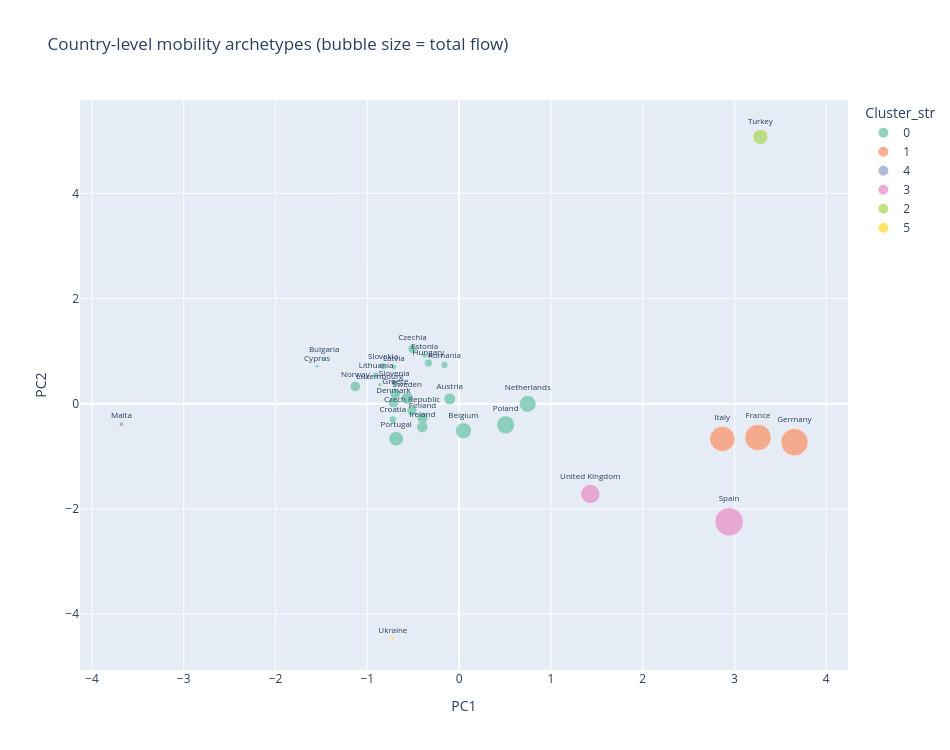

The cell this chart's notebook holds for it:
### Code cell
import plotly.express as px

country_df["Cluster_str"] = country_df["Cluster"].astype(str)

fig = px.scatter(
    country_df.reset_index().rename(columns={"index": "Country"}),
    x="PC1", y="PC2",
    color="Cluster_str",
    size="total_flow",
    text="Country",              # etichetta sempre visibile ma piccola
    hover_name="Country",
    hover_data={c: True for c in country_features},
    color_discrete_sequence=px.colors.qualitative.Set2,
    title="Country-level mobility archetypes (bubble size = total flow)",
)
fig.update_traces(textposition="top center", textfont_size=8, marker=dict(line=dict(width=0.5, color="white")))
fig.update_layout(width=950, height=750)
fig.show()

### Figure 1 — Plotly figure (JSON) as saved in the notebook; plotly's stock layout.template omitted (floating-point values rounded to 4 significant figures; data arrays with more than 128 entries replaced by an {"elided": "..."} marker saying what was removed)
{"data": [{"customdata": {"elided": "24x7 float values"}, "hovertemplate": "<b>%{hovertext}</b><br><br>Cluster_str=0<br>PC1=%{x}<br>PC2=%{y}<br>total_flow=%{marker.size}<br>Country=%{text}<br>n_sent=%{customdata[0]}<br>n_received=%{customdata[1]}<br>avg_hicp_sent=%{customdata[2]}<br>avg_hicp_received=%{customdata[3]}<br>avg_duration_sent=%{customdata[4]}<br>fewer_opp_rate_sent=%{customdata[5]}<br>net_balance=%{customdata[6]}<extra></extra>", "hovertext": ["Austria", "Belgium", "Bulgaria", "Croatia", "Cyprus", "Czech Republic", "Czechia", "Denmark", "Estonia", "Finland", "Greece", "Hungary", "Ireland", "Latvia", "Lithuania", "Luxembourg", "Netherlands", "Norway", "Poland", "Portugal", "Romania", "Slovakia", "Slovenia", "Sweden"], "legendgroup": "0", "marker": {"color": "rgb(102,194,165)", "line": {"color": "white", "width": 0.5}, "size": [45.0, 83.0, 8.0, 18.0, 4.0, 33.0, 26.0, 36.0, 10.0, 41.0, 37.0, 20.0, 42.0, 9.0, 14.0, 5.0, 92.0, 35.0, 107.0, 70.0, 16.0, 16.0, 13.0, 50.0], "sizemode": "area", "sizeref": 0.66, "symbol": "circle"}, "mode": "markers+text", "name": "0", "orientation": "v", "showlegend": true, "text": ["Austria", "Belgium", "Bulgaria", "Croatia", "Cyprus", "Czech Republic", "Czechia", "Denmark", "Estonia", "Finland", "Greece", "Hungary", "Ireland", "Latvia", "Lithuania", "Luxembourg", "Netherlands", "Norway", "Poland", "Portugal", "Romania", "Slovakia", "Slovenia", "Sweden"], "textfont": {"size": 8}, "textposition": "top center", "type": "scatter", "x": [-0.1026, 0.04746, -1.469, -0.7222, -1.547, -0.5137, -0.5077, -0.7147, -0.3751, -0.3984, -0.6933, -0.3338, -0.4009, -0.7108, -0.9042, -0.8633, 0.7471, -1.13, 0.5069, -0.6858, -0.159, -0.8276, -0.7057, -0.5642], "xaxis": "x", "y": [0.09157, -0.5121, 0.8589, -0.2988, 0.7136, -0.135, 1.043, 0.02195, 0.9179, -0.2716, 0.1921, 0.7747, -0.4428, 0.7024, 0.5393, 0.3643, -0.002323, 0.3309, -0.3995, -0.6643, 0.738, 0.7114, 0.3947, 0.1086], "yaxis": "y"}, {"customdata": [[133.0, 93.0, 107.5, 107.8, 4.817, 0.07087, -40.0], [147.0, 96.0, 109.4, 108.2, 4.505, 0.1504, -51.0], [120.0, 89.0, 107.9, 109.0, 4.869, 0.08182, -31.0]], "hovertemplate": "<b>%{hovertext}</b><br><br>Cluster_str=1<br>PC1=%{x}<br>PC2=%{y}<br>total_flow=%{marker.size}<br>Country=%{text}<br>n_sent=%{customdata[0]}<br>n_received=%{customdata[1]}<br>avg_hicp_sent=%{customdata[2]}<br>avg_hicp_received=%{customdata[3]}<br>avg_duration_sent=%{customdata[4]}<br>fewer_opp_rate_sent=%{customdata[5]}<br>net_balance=%{customdata[6]}<extra></extra>", "hovertext": ["France", "Germany", "Italy"], "legendgroup": "1", "marker": {"color": "rgb(252,141,98)", "line": {"color": "white", "width": 0.5}, "size": [226.0, 243.0, 209.0], "sizemode": "area", "sizeref": 0.66, "symbol": "circle"}, "mode": "markers+text", "name": "1", "orientation": "v", "showlegend": true, "text": ["France", "Germany", "Italy"], "textfont": {"size": 8}, "textposition": "top center", "type": "scatter", "x": [3.256, 3.653, 2.867], "xaxis": "x", "y": [-0.6413, -0.7298, -0.6683], "yaxis": "y"}, {"customdata": [[0.0, 7.0, 0.0, 106.5, 0.0, 0.0, 7.0]], "hovertemplate": "<b>%{hovertext}</b><br><br>Cluster_str=4<br>PC1=%{x}<br>PC2=%{y}<br>total_flow=%{marker.size}<br>Country=%{text}<br>n_sent=%{customdata[0]}<br>n_received=%{customdata[1]}<br>avg_hicp_sent=%{customdata[2]}<br>avg_hicp_received=%{customdata[3]}<br>avg_duration_sent=%{customdata[4]}<br>fewer_opp_rate_sent=%{customdata[5]}<br>net_balance=%{customdata[6]}<extra></extra>", "hovertext": ["Malta"], "legendgroup": "4", "marker": {"color": "rgb(141,160,203)", "line": {"color": "white", "width": 0.5}, "size": [7.0], "sizemode": "area", "sizeref": 0.66, "symbol": "circle"}, "mode": "markers+text", "name": "4", "orientation": "v", "showlegend": true, "text": ["Malta"], "textfont": {"size": 8}, "textposition": "top center", "type": "scatter", "x": [-3.679], "xaxis": "x", "y": [-0.3897], "yaxis": "y"}, {"customdata": [[120.0, 144.0, 107.9, 107.4, 5.933, 0.2091, 24.0], [54.0, 67.0, 102.2, 103.0, 6.915, 0.2453, 13.0]], "hovertemplate": "<b>%{hovertext}</b><br><br>Cluster_str=3<br>PC1=%{x}<br>PC2=%{y}<br>total_flow=%{marker.size}<br>Country=%{text}<br>n_sent=%{customdata[0]}<br>n_received=%{customdata[1]}<br>avg_hicp_sent=%{customdata[2]}<br>avg_hicp_received=%{customdata[3]}<br>avg_duration_sent=%{customdata[4]}<br>fewer_opp_rate_sent=%{customdata[5]}<br>net_balance=%{customdata[6]}<extra></extra>", "hovertext": ["Spain", "United Kingdom"], "legendgroup": "3", "marker": {"color": "rgb(231,138,195)", "line": {"color": "white", "width": 0.5}, "size": [264.0, 121.0], "sizemode": "area", "sizeref": 0.66, "symbol": "circle"}, "mode": "markers+text", "name": "3", "orientation": "v", "showlegend": true, "text": ["Spain", "United Kingdom"], "textfont": {"size": 8}, "textposition": "top center", "type": "scatter", "x": [2.941, 1.429], "xaxis": "x", "y": [-2.244, -1.714], "yaxis": "y"}, {"customdata": [[57.0, 18.0, 231.2, 269.9, 4.75, 0.0, -39.0]], "hovertemplate": "<b>%{hovertext}</b><br><br>Cluster_str=2<br>PC1=%{x}<br>PC2=%{y}<br>total_flow=%{marker.size}<br>Country=%{text}<br>n_sent=%{customdata[0]}<br>n_received=%{customdata[1]}<br>avg_hicp_sent=%{customdata[2]}<br>avg_hicp_received=%{customdata[3]}<br>avg_duration_sent=%{customdata[4]}<br>fewer_opp_rate_sent=%{customdata[5]}<br>net_balance=%{customdata[6]}<extra></extra>", "hovertext": ["Turkey"], "legendgroup": "2", "marker": {"color": "rgb(166,216,84)", "line": {"color": "white", "width": 0.5}, "size": [75.0], "sizemode": "area", "sizeref": 0.66, "symbol": "circle"}, "mode": "markers+text", "name": "2", "orientation": "v", "showlegend": true, "text": ["Turkey"], "textfont": {"size": 8}, "textposition": "top center", "type": "scatter", "x": [3.282], "xaxis": "x", "y": [5.072], "yaxis": "y"}, {"customdata": [[4.0, 0.0, 105.0, 0.0, 5.412, 1.0, -4.0]], "hovertemplate": "<b>%{hovertext}</b><br><br>Cluster_str=5<br>PC1=%{x}<br>PC2=%{y}<br>total_flow=%{marker.size}<br>Country=%{text}<br>n_sent=%{customdata[0]}<br>n_received=%{customdata[1]}<br>avg_hicp_sent=%{customdata[2]}<br>avg_hicp_received=%{customdata[3]}<br>avg_duration_sent=%{customdata[4]}<br>fewer_opp_rate_sent=%{customdata[5]}<br>net_balance=%{customdata[6]}<extra></extra>", "hovertext": ["Ukraine"], "legendgroup": "5", "marker": {"color": "rgb(255,217,47)", "line": {"color": "white", "width": 0.5}, "size": [4.0], "sizemode": "area", "sizeref": 0.66, "symbol": "circle"}, "mode": "markers+text", "name": "5", "orientation": "v", "showlegend": true, "text": ["Ukraine"], "textfont": {"size": 8}, "textposition": "top center", "type": "scatter", "x": [-0.7216], "xaxis": "x", "y": [-4.462], "yaxis": "y"}], "layout": {"height": 750, "legend": {"itemsizing": "constant", "title": {"text": "Cluster_str"}, "tracegroupgap": 0}, "title": {"text": "Country-level mobility archetypes (bubble size = total flow)"}, "width": 950, "xaxis": {"anchor": "y", "domain": [0, 1], "title": {"text": "PC1"}}, "yaxis": {"anchor": "x", "domain": [0, 1], "title": {"text": "PC2"}}}}
